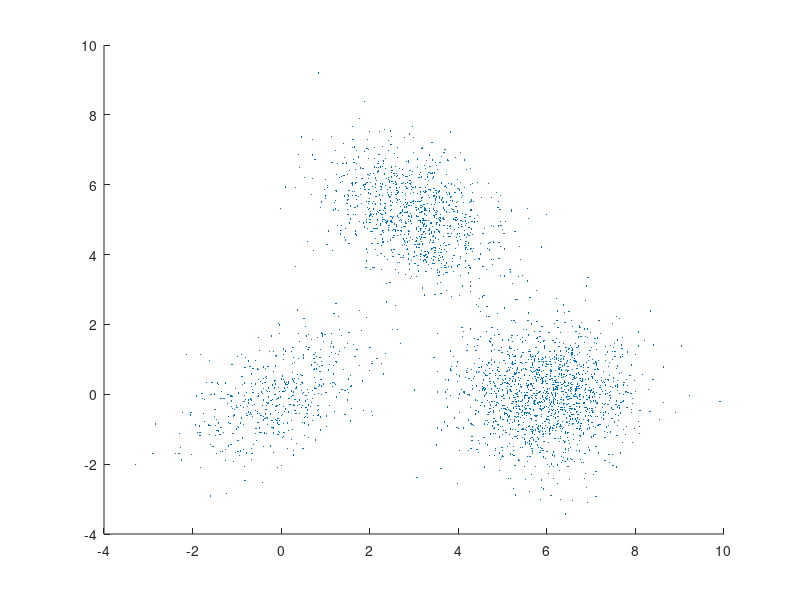

The MATLAB source for this figure: (Note: this script raises an error after producing the figure.)
% generate data bivariate normal
% Vichi Metodologia Statistica Avanzata 2012-13

% Gaussian Bibariate 1 
%         Y  X
MU1 =    [0 0];
SIGMA1 = [1 0.5 ;
          0.5 1];
      
% Gaussian Bibariate 2
%         Y  X
MU2 =    [6 0];
SIGMA2 = [1 0 ;
          0 1];

% Gaussian Bibariate 3
%         Y  X
MU3 =    [3 5.2];
SIGMA3 = [1 -.4 ;
          -.4 1];
  
X = [mvnrnd(MU1,SIGMA1,500);    %(1/6)
     mvnrnd(MU2,SIGMA2,1500);   %(1/2)
     mvnrnd(MU3,SIGMA3,1000)];  %(1/3)

% plot data
scatter(X(:,1),X(:,2),10,'.')
hold on

pause

% compute AIC for differet number of components from 1 to 4 

AIC = zeros(1,4);
obj = cell(1,4);
for k = 1:4
    obj{k} = gmdistribution.fit(X,k);
    AIC(k)= obj{k}.AIC;
end

% the optimal number of components is given for the mimimum AIC  
[minAIC,numComponents] = min(AIC);
numComponents

% fit the gmm model for the optimal number of components
obj = gmdistribution.fit(X,numComponents);
h = ezcontour(@(x,y)pdf(obj,[x y]),[-4 10],[-4 10]);

% estimation of the mean vector var-covar matrices
ComponentMeans = obj.mu
ComponentCovariances = obj.Sigma
MixtureProportions = obj.PComponents


pause
hold off
figure

% surface of the GMM distribution
ezsurf(@(x,y)pdf(obj,[x y]),[-4 10],[-4 10])

pause

% plot of the clusters 
figure
scatter(X(:,1),X(:,2),10,'.')
hold on

idx = cluster(obj,X);
cluster1 = X(idx == 1,:);
cluster2 = X(idx == 2,:);
cluster3 = X(idx == 3,:);

delete(h)
h1 = scatter(cluster1(:,1),cluster1(:,2),10,'r.');
h2 = scatter(cluster2(:,1),cluster2(:,2),10,'g.');
h3 = scatter(cluster3(:,1),cluster3(:,2),10,'b.');

legend([h1 h2 h3],'Cluster 1','Cluster 2','Cluster 3','Location','NW')